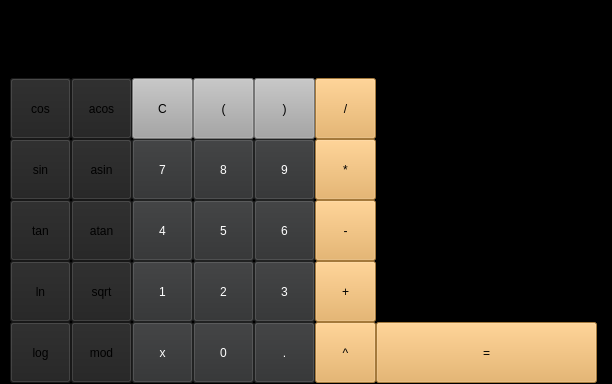
<?xml version="1.0" encoding="UTF-8"?>
<ui version="4.0">
 <class>MainWindow</class>
 <widget class="QMainWindow" name="MainWindow">
  <property name="geometry">
   <rect>
    <x>0</x>
    <y>0</y>
    <width>612</width>
    <height>384</height>
   </rect>
  </property>
  <property name="windowTitle">
   <string>MainWindow</string>
  </property>
  <property name="styleSheet">
   <string notr="true">background-color: rgb(0, 0, 0);</string>
  </property>
  <widget class="QWidget" name="centralwidget">
   <widget class="QPushButton" name="pushButton_C">
    <property name="geometry">
     <rect>
      <x>132</x>
      <y>78</y>
      <width>61</width>
      <height>61</height>
     </rect>
    </property>
    <property name="styleSheet">
     <string notr="true">background-color: rgb(165, 165, 165);
color: rgb(0, 0, 0);</string>
    </property>
    <property name="text">
     <string>С</string>
    </property>
   </widget>
   <widget class="QPushButton" name="pushButton_open_bracket">
    <property name="geometry">
     <rect>
      <x>193</x>
      <y>78</y>
      <width>61</width>
      <height>61</height>
     </rect>
    </property>
    <property name="styleSheet">
     <string notr="true">background-color: rgb(165, 165, 165);
color: rgb(0, 0, 0);</string>
    </property>
    <property name="text">
     <string>(</string>
    </property>
   </widget>
   <widget class="QPushButton" name="pushButton_closed_bracket">
    <property name="geometry">
     <rect>
      <x>254</x>
      <y>78</y>
      <width>61</width>
      <height>61</height>
     </rect>
    </property>
    <property name="styleSheet">
     <string notr="true">background-color: rgb(165, 165, 165);
color: rgb(0, 0, 0);</string>
    </property>
    <property name="text">
     <string>)</string>
    </property>
   </widget>
   <widget class="QPushButton" name="pushButton_del">
    <property name="geometry">
     <rect>
      <x>315</x>
      <y>78</y>
      <width>61</width>
      <height>61</height>
     </rect>
    </property>
    <property name="styleSheet">
     <string notr="true">background-color: rgb(230, 169, 82);</string>
    </property>
    <property name="text">
     <string>/</string>
    </property>
   </widget>
   <widget class="QPushButton" name="pushButton_8">
    <property name="geometry">
     <rect>
      <x>193</x>
      <y>139</y>
      <width>61</width>
      <height>61</height>
     </rect>
    </property>
    <property name="styleSheet">
     <string notr="true">background-color: rgb(46, 47, 48);
color: rgb(255, 255, 255);</string>
    </property>
    <property name="text">
     <string>8</string>
    </property>
   </widget>
   <widget class="QPushButton" name="pushButton_9">
    <property name="geometry">
     <rect>
      <x>254</x>
      <y>139</y>
      <width>61</width>
      <height>61</height>
     </rect>
    </property>
    <property name="styleSheet">
     <string notr="true">background-color: rgb(46, 47, 48);
color: rgb(255, 255, 255);</string>
    </property>
    <property name="text">
     <string>9</string>
    </property>
   </widget>
   <widget class="QPushButton" name="pushButton_7">
    <property name="geometry">
     <rect>
      <x>132</x>
      <y>139</y>
      <width>61</width>
      <height>61</height>
     </rect>
    </property>
    <property name="styleSheet">
     <string notr="true">background-color: rgb(46, 47, 48);
color: rgb(255, 255, 255);</string>
    </property>
    <property name="text">
     <string>7</string>
    </property>
   </widget>
   <widget class="QPushButton" name="pushButton_mul">
    <property name="geometry">
     <rect>
      <x>315</x>
      <y>139</y>
      <width>61</width>
      <height>61</height>
     </rect>
    </property>
    <property name="styleSheet">
     <string notr="true">background-color: rgb(230, 169, 82);</string>
    </property>
    <property name="text">
     <string>*</string>
    </property>
   </widget>
   <widget class="QPushButton" name="pushButton_5">
    <property name="geometry">
     <rect>
      <x>193</x>
      <y>200</y>
      <width>61</width>
      <height>61</height>
     </rect>
    </property>
    <property name="styleSheet">
     <string notr="true">background-color: rgb(46, 47, 48);
color: rgb(255, 255, 255);</string>
    </property>
    <property name="text">
     <string>5</string>
    </property>
   </widget>
   <widget class="QPushButton" name="pushButton_6">
    <property name="geometry">
     <rect>
      <x>254</x>
      <y>200</y>
      <width>61</width>
      <height>61</height>
     </rect>
    </property>
    <property name="styleSheet">
     <string notr="true">background-color: rgb(46, 47, 48);
color: rgb(255, 255, 255);</string>
    </property>
    <property name="text">
     <string>6</string>
    </property>
   </widget>
   <widget class="QPushButton" name="pushButton_4">
    <property name="geometry">
     <rect>
      <x>132</x>
      <y>200</y>
      <width>61</width>
      <height>61</height>
     </rect>
    </property>
    <property name="styleSheet">
     <string notr="true">background-color: rgb(46, 47, 48);
color: rgb(255, 255, 255);</string>
    </property>
    <property name="text">
     <string>4</string>
    </property>
   </widget>
   <widget class="QPushButton" name="pushButton_minus">
    <property name="geometry">
     <rect>
      <x>315</x>
      <y>200</y>
      <width>61</width>
      <height>61</height>
     </rect>
    </property>
    <property name="styleSheet">
     <string notr="true">background-color: rgb(230, 169, 82);</string>
    </property>
    <property name="text">
     <string>-</string>
    </property>
   </widget>
   <widget class="QPushButton" name="pushButton_2">
    <property name="geometry">
     <rect>
      <x>193</x>
      <y>261</y>
      <width>61</width>
      <height>61</height>
     </rect>
    </property>
    <property name="styleSheet">
     <string notr="true">background-color: rgb(46, 47, 48);
color: rgb(255, 255, 255);</string>
    </property>
    <property name="text">
     <string>2</string>
    </property>
   </widget>
   <widget class="QPushButton" name="pushButton_3">
    <property name="geometry">
     <rect>
      <x>254</x>
      <y>261</y>
      <width>61</width>
      <height>61</height>
     </rect>
    </property>
    <property name="styleSheet">
     <string notr="true">background-color: rgb(46, 47, 48);
color: rgb(255, 255, 255);</string>
    </property>
    <property name="text">
     <string>3</string>
    </property>
   </widget>
   <widget class="QPushButton" name="pushButton_1">
    <property name="geometry">
     <rect>
      <x>132</x>
      <y>261</y>
      <width>61</width>
      <height>61</height>
     </rect>
    </property>
    <property name="styleSheet">
     <string notr="true">background-color: rgb(46, 47, 48);
color: rgb(255, 255, 255);</string>
    </property>
    <property name="text">
     <string>1</string>
    </property>
   </widget>
   <widget class="QPushButton" name="pushButton_plus">
    <property name="geometry">
     <rect>
      <x>315</x>
      <y>261</y>
      <width>61</width>
      <height>61</height>
     </rect>
    </property>
    <property name="styleSheet">
     <string notr="true">background-color: rgb(230, 169, 82);</string>
    </property>
    <property name="text">
     <string>+</string>
    </property>
   </widget>
   <widget class="QPushButton" name="pushButton_dot">
    <property name="geometry">
     <rect>
      <x>254</x>
      <y>322</y>
      <width>61</width>
      <height>61</height>
     </rect>
    </property>
    <property name="styleSheet">
     <string notr="true">background-color: rgb(46, 47, 48);
color: rgb(255, 255, 255);</string>
    </property>
    <property name="text">
     <string>.</string>
    </property>
   </widget>
   <widget class="QPushButton" name="pushButton_0">
    <property name="geometry">
     <rect>
      <x>193</x>
      <y>322</y>
      <width>61</width>
      <height>61</height>
     </rect>
    </property>
    <property name="styleSheet">
     <string notr="true">background-color: rgb(46, 47, 48);
color: rgb(255, 255, 255);</string>
    </property>
    <property name="text">
     <string>0</string>
    </property>
   </widget>
   <widget class="QPushButton" name="pushButton_equil">
    <property name="geometry">
     <rect>
      <x>376</x>
      <y>322</y>
      <width>221</width>
      <height>61</height>
     </rect>
    </property>
    <property name="styleSheet">
     <string notr="true">background-color: rgb(230, 169, 82);</string>
    </property>
    <property name="text">
     <string>=</string>
    </property>
   </widget>
   <widget class="QPushButton" name="pushButton_atan">
    <property name="geometry">
     <rect>
      <x>71</x>
      <y>200</y>
      <width>61</width>
      <height>61</height>
     </rect>
    </property>
    <property name="styleSheet">
     <string notr="true">background-color: rgb(33, 33, 33);</string>
    </property>
    <property name="text">
     <string>atan</string>
    </property>
   </widget>
   <widget class="QPushButton" name="pushButton_acos">
    <property name="geometry">
     <rect>
      <x>71</x>
      <y>78</y>
      <width>61</width>
      <height>61</height>
     </rect>
    </property>
    <property name="styleSheet">
     <string notr="true">background-color: rgb(33, 33, 33);</string>
    </property>
    <property name="text">
     <string>acos</string>
    </property>
   </widget>
   <widget class="QPushButton" name="pushButton_sqrt">
    <property name="geometry">
     <rect>
      <x>71</x>
      <y>261</y>
      <width>61</width>
      <height>61</height>
     </rect>
    </property>
    <property name="styleSheet">
     <string notr="true">background-color: rgb(33, 33, 33);</string>
    </property>
    <property name="text">
     <string>sqrt</string>
    </property>
   </widget>
   <widget class="QPushButton" name="pushButton_asin">
    <property name="geometry">
     <rect>
      <x>71</x>
      <y>139</y>
      <width>61</width>
      <height>61</height>
     </rect>
    </property>
    <property name="styleSheet">
     <string notr="true">background-color: rgb(33, 33, 33);</string>
    </property>
    <property name="text">
     <string>asin</string>
    </property>
   </widget>
   <widget class="QPushButton" name="pushButton_tan">
    <property name="geometry">
     <rect>
      <x>10</x>
      <y>200</y>
      <width>61</width>
      <height>61</height>
     </rect>
    </property>
    <property name="styleSheet">
     <string notr="true">background-color: rgb(33, 33, 33);</string>
    </property>
    <property name="text">
     <string>tan</string>
    </property>
   </widget>
   <widget class="QPushButton" name="pushButton_cos">
    <property name="geometry">
     <rect>
      <x>10</x>
      <y>78</y>
      <width>61</width>
      <height>61</height>
     </rect>
    </property>
    <property name="styleSheet">
     <string notr="true">background-color: rgb(33, 33, 33);</string>
    </property>
    <property name="text">
     <string>cos</string>
    </property>
   </widget>
   <widget class="QPushButton" name="pushButton_ln">
    <property name="geometry">
     <rect>
      <x>10</x>
      <y>261</y>
      <width>61</width>
      <height>61</height>
     </rect>
    </property>
    <property name="styleSheet">
     <string notr="true">background-color: rgb(33, 33, 33);</string>
    </property>
    <property name="text">
     <string>ln</string>
    </property>
   </widget>
   <widget class="QPushButton" name="pushButton_sin">
    <property name="geometry">
     <rect>
      <x>10</x>
      <y>139</y>
      <width>61</width>
      <height>61</height>
     </rect>
    </property>
    <property name="styleSheet">
     <string notr="true">background-color: rgb(33, 33, 33);</string>
    </property>
    <property name="text">
     <string>sin</string>
    </property>
   </widget>
   <widget class="QPushButton" name="pushButton_mod">
    <property name="geometry">
     <rect>
      <x>71</x>
      <y>322</y>
      <width>61</width>
      <height>61</height>
     </rect>
    </property>
    <property name="styleSheet">
     <string notr="true">background-color: rgb(33, 33, 33);</string>
    </property>
    <property name="text">
     <string>mod</string>
    </property>
   </widget>
   <widget class="QPushButton" name="pushButton_log">
    <property name="geometry">
     <rect>
      <x>10</x>
      <y>322</y>
      <width>61</width>
      <height>61</height>
     </rect>
    </property>
    <property name="styleSheet">
     <string notr="true">background-color: rgb(33, 33, 33);</string>
    </property>
    <property name="text">
     <string>log</string>
    </property>
   </widget>
   <widget class="QPushButton" name="pushButton_x">
    <property name="geometry">
     <rect>
      <x>132</x>
      <y>322</y>
      <width>61</width>
      <height>61</height>
     </rect>
    </property>
    <property name="styleSheet">
     <string notr="true">background-color: rgb(46, 47, 48);
color: rgb(255, 255, 255);</string>
    </property>
    <property name="text">
     <string>x</string>
    </property>
   </widget>
   <widget class="QPlainTextEdit" name="input_text">
    <property name="geometry">
     <rect>
      <x>10</x>
      <y>10</y>
      <width>361</width>
      <height>61</height>
     </rect>
    </property>
    <property name="layoutDirection">
     <enum>Qt::LeftToRight</enum>
    </property>
    <property name="styleSheet">
     <string notr="true">CENTER</string>
    </property>
    <property name="plainText">
     <string>0</string>
    </property>
   </widget>
   <widget class="QPlainTextEdit" name="history_text">
    <property name="geometry">
     <rect>
      <x>390</x>
      <y>10</y>
      <width>211</width>
      <height>121</height>
     </rect>
    </property>
   </widget>
   <widget class="QPushButton" name="pushButton_degree">
    <property name="geometry">
     <rect>
      <x>315</x>
      <y>322</y>
      <width>61</width>
      <height>61</height>
     </rect>
    </property>
    <property name="styleSheet">
     <string notr="true">background-color: rgb(230, 169, 82);</string>
    </property>
    <property name="text">
     <string>^</string>
    </property>
   </widget>
   <widget class="QWidget" name="gridLayoutWidget">
    <property name="geometry">
     <rect>
      <x>390</x>
      <y>147</y>
      <width>211</width>
      <height>171</height>
     </rect>
    </property>
    <layout class="QGridLayout" name="gridLayout">
     <item row="0" column="1">
      <widget class="QDoubleSpinBox" name="doubleSpinBox_SetX">
       <property name="font">
        <font>
         <kerning>true</kerning>
        </font>
       </property>
       <property name="frame">
        <bool>true</bool>
       </property>
       <property name="buttonSymbols">
        <enum>QAbstractSpinBox::NoButtons</enum>
       </property>
       <property name="decimals">
        <number>7</number>
       </property>
       <property name="minimum">
        <double>-1000000.000000000000000</double>
       </property>
       <property name="maximum">
        <double>1000000.000000000000000</double>
       </property>
      </widget>
     </item>
     <item row="4" column="1">
      <widget class="QDoubleSpinBox" name="doubleSpinBox_range_max">
       <property name="buttonSymbols">
        <enum>QAbstractSpinBox::NoButtons</enum>
       </property>
       <property name="decimals">
        <number>7</number>
       </property>
       <property name="maximum">
        <double>1000000.000000000000000</double>
       </property>
       <property name="value">
        <double>20.000000000000000</double>
       </property>
      </widget>
     </item>
     <item row="0" column="0">
      <widget class="QLabel" name="label_SetX">
       <property name="text">
        <string>Set X:</string>
       </property>
      </widget>
     </item>
     <item row="2" column="1">
      <widget class="QDoubleSpinBox" name="doubleSpinBox_domain_max">
       <property name="frame">
        <bool>true</bool>
       </property>
       <property name="buttonSymbols">
        <enum>QAbstractSpinBox::NoButtons</enum>
       </property>
       <property name="keyboardTracking">
        <bool>true</bool>
       </property>
       <property name="decimals">
        <number>7</number>
       </property>
       <property name="maximum">
        <double>1000000.000000000000000</double>
       </property>
       <property name="value">
        <double>20.000000000000000</double>
       </property>
      </widget>
     </item>
     <item row="1" column="1">
      <widget class="QDoubleSpinBox" name="doubleSpinBox_domain_min">
       <property name="buttonSymbols">
        <enum>QAbstractSpinBox::NoButtons</enum>
       </property>
       <property name="decimals">
        <number>7</number>
       </property>
       <property name="minimum">
        <double>-1000000.000000000000000</double>
       </property>
       <property name="maximum">
        <double>0.000000000000000</double>
       </property>
       <property name="value">
        <double>-20.000000000000000</double>
       </property>
      </widget>
     </item>
     <item row="1" column="0">
      <widget class="QLabel" name="label_domain">
       <property name="text">
        <string>Domain:</string>
       </property>
      </widget>
     </item>
     <item row="3" column="1">
      <widget class="QDoubleSpinBox" name="doubleSpinBox_range_min">
       <property name="buttonSymbols">
        <enum>QAbstractSpinBox::NoButtons</enum>
       </property>
       <property name="decimals">
        <number>7</number>
       </property>
       <property name="minimum">
        <double>-1000000.000000000000000</double>
       </property>
       <property name="maximum">
        <double>0.000000000000000</double>
       </property>
       <property name="value">
        <double>-20.000000000000000</double>
       </property>
      </widget>
     </item>
     <item row="3" column="0">
      <widget class="QLabel" name="label_range">
       <property name="text">
        <string>Range:</string>
       </property>
      </widget>
     </item>
     <item row="5" column="1">
      <widget class="QCheckBox" name="checkBox_graf">
       <property name="text">
        <string>create graphic</string>
       </property>
      </widget>
     </item>
    </layout>
   </widget>
  </widget>
 </widget>
 <resources/>
 <connections/>
</ui>
